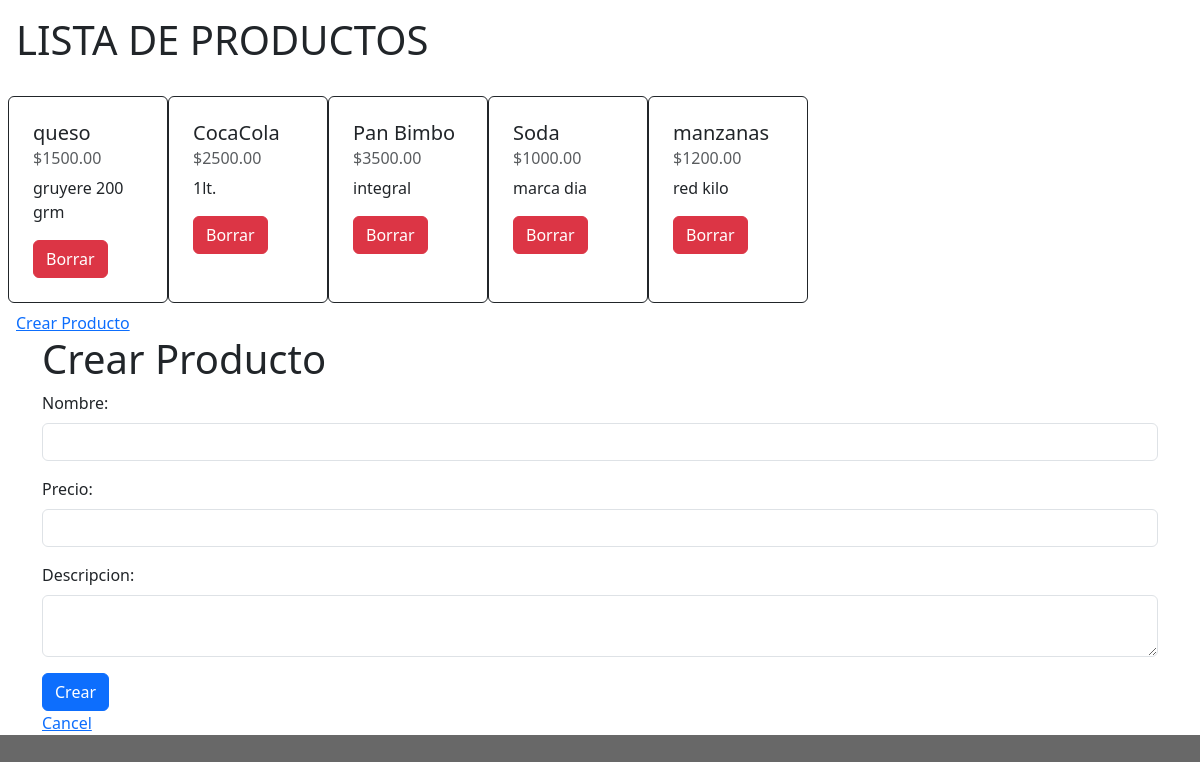
/lista_productos/, run on an earlier commit of the app's database.
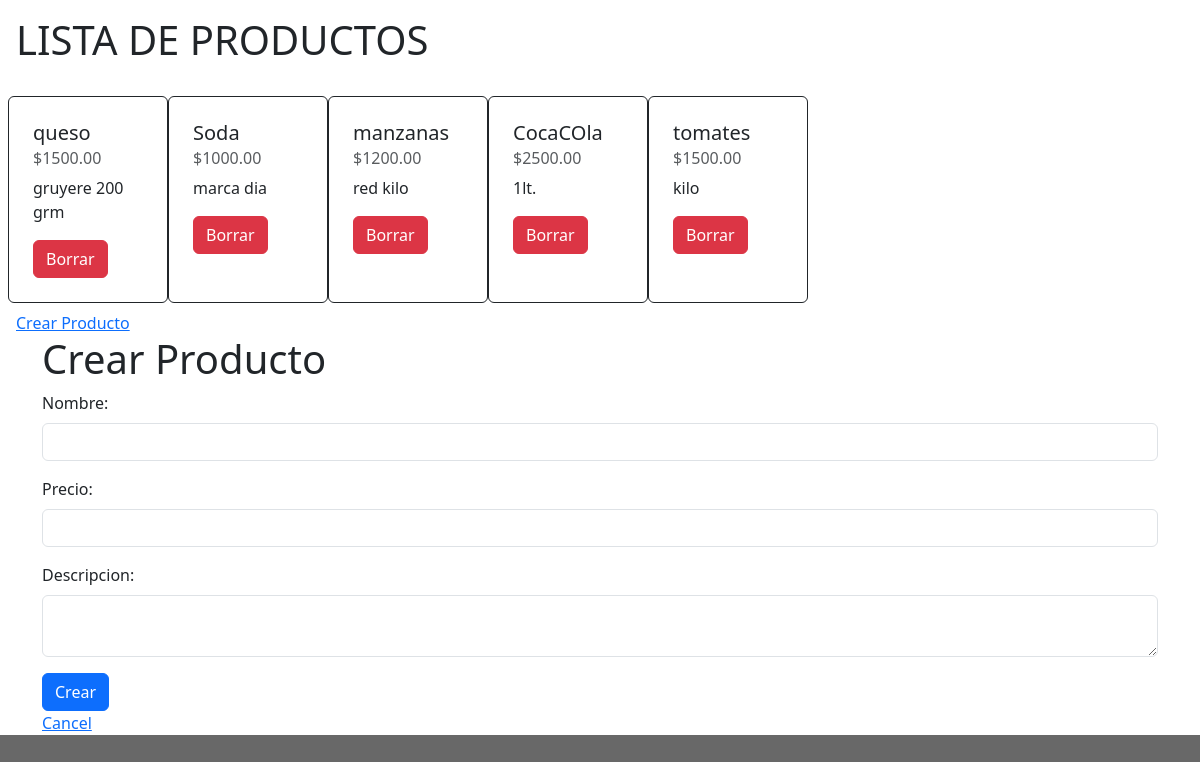
And on a later commit of the database.
### ejercicioClase9/models.py (models this page shows, shortened)
class Producto(models.Model):
    id = models.IntegerField(auto_created=True, null=False, blank=False, primary_key=True)
    nombre = models.CharField(max_length=100, null=False)
    precio = models.DecimalField(decimal_places=2, max_digits=20)
    descripcion = models.CharField(max_length=1000)

### ejercicioClase9/views.py (the view)
# urls.py: path('lista_productos/', views.lista_productos, name="lista_productos"),
def lista_productos(request):
     productos = Producto.objects.all()
     form = ProductoForm(request.POST)
     return render(request, 'lista_productos.html', {'form': form, 'productos': productos})

### ejercicioClase9/forms.py
class ProductoForm(forms.ModelForm):
    class Meta:
        model = Producto
        fields = ['nombre', 'precio', 'descripcion']

### ejercicioClase9/templates/lista_productos.html (shortened to what this page needs)
{% load static %}
<!DOCTYPE html>
<html lang="en">
<head>
    <link rel="stylesheet" type="text/css" href="{% static 'css/lista_productos.css' %}">
</head>
<body>
    <h1 class="p-3">LISTA DE PRODUCTOS</h1>
    <div class="d-flex align-content-around flex-wrap p-2">
        {% for producto in productos %}
        <div class="card border-dark p-2" style="width: 10rem; height: auto;">
            <div class="card-body">
                <h5 class="card-title">{{ producto.nombre }}</h5>
                <h6 class="card-subtitle mb-2 text-body-secondary">${{ producto.precio }}</h6>
                <p class="card-text">{{ producto.descripcion }}</p>
                <form action="{% url 'borrar' producto.id %}" method="post">
                    <input type="submit" class="btn btn-danger" value="Borrar">
                </form>
            </div>
        </div>
        {% endfor %}
    </div>
    <a class="p-3" href="{% url 'crear_producto' %}">Crear Producto</a>
    {% include 'crear_producto.html' %}
    <link href="https://cdn.jsdelivr.net/npm/bootstrap@5.3.3/dist/css/bootstrap.min.css" rel="stylesheet">
</body>
</html>

### ejercicioClase9/templates/crear_producto.html (shortened to what this page needs)
<!DOCTYPE html>
<html lang="en">
<head>
</head>
<body>
    <div class="container">
        <h1>Crear Producto</h1>
        {% block producto_form %}
        <div class="row justify-content-center">
            <div class="col">
                <form action="" method="post" class="form-container">
                    <div class="mb-3">
                        <label for="nombre" class="form-label">Nombre:</label>
                        <input type="text" class="form-control" id="nombre" name="nombre" value="{% if producto %}{{ producto.title }}{% endif %}">
                    </div>
                    <div class="mb-3">
                        <label for="precio" class="form-label">Precio:</label>
                        <input type="text" class="form-control" id="precio" name="precio" value="{% if producto %}{{ producto.precio }}{% endif %}">
                    </div>
                    <div class="mb-3">
                        <label for="descripcion" class="form-label">Descripcion:</label>
                        <textarea id="descripcion" class="form-control" name="descripcion">{% if producto %}{{ producto.descripcion }}{% endif %}</textarea>
                    </div>
                    <button type="submit" class="btn btn-primary">Crear</button>
                </form>
            </div>
        </div>
        {% endblock %}
        <a href="{% url 'lista_productos' %}">Cancel</a>
    </div>
    <link href="https://cdn.jsdelivr.net/npm/bootstrap@5.3.3/dist/css/bootstrap.min.css" rel="stylesheet">
</body>
</html>

### DjangoAlkemy/static/css/lista_productos.css (style rules this page uses)
:root { background-color: rgb(104, 104, 104); }

What changed in the data, as far as the page shows it:
removed Producto: nombre "CocaCola", precio "2500.00", descripcion "1lt."
removed Producto: nombre "Pan Bimbo", precio "3500.00", descripcion "integral"
added Producto: nombre "CocaCOla", precio "2500.00", descripcion "1lt."
added Producto: nombre "tomates", precio "1500.00", descripcion "kilo"
